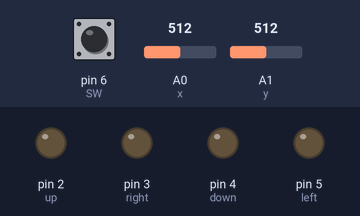
This sketch was run on a simulated Arduino Uno, built with avr-gcc and run on an emulated ATmega328P. Shown: output pins drawn as LEDs (lit = HIGH). The test bench sets the inputs (shaded band); at power-on: pin 6 (SW) HIGH, A0 (x) = 512, A1 (y) = 512.

Above: at 1.2 s.
1.3 s: pin 6 (SW) pulled LOW for 0.15 s
At 1.4 s:
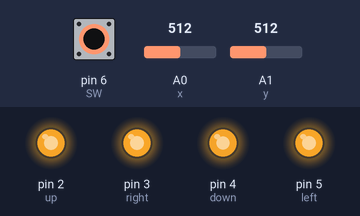
3.0 s: A0 (x) set to 109
4.5 s: A0 (x) set to 89
At 5.7 s:
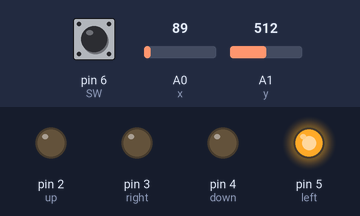
6.0 s: A1 (y) set to 104
7.5 s: A1 (y) set to 90
At 8.0 s:
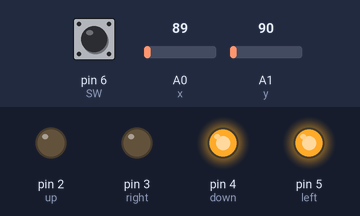
9.0 s: pin 6 (SW) pulled LOW for 0.15 s
At 9.17 s:
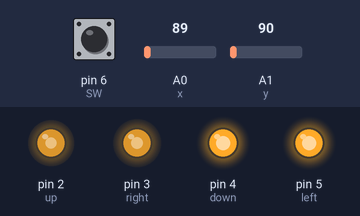
Timing chart, 0 to 11.7 s (numbered marks = the images above; inputs shaded):
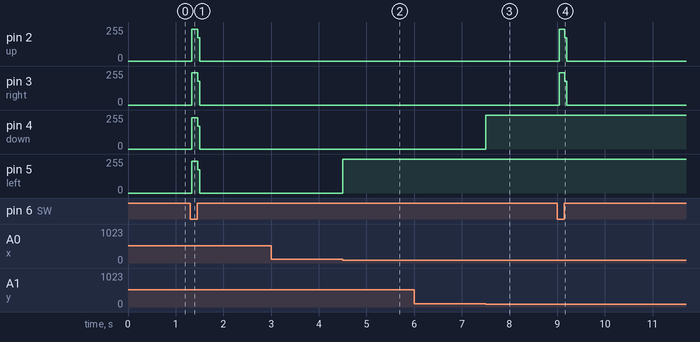

Measured:
- the behaviour switches between 100 and 99 on A0 (x) (found by bisection; images 1 and 2)
- the behaviour switches between 100 and 99 on A1 (y) (found by bisection; images 2 and 3)
- after the input at 1.3 s, pin 2 (up): 0/255 → 238/255 at once, → 0/255 0.12 s later; pin 3 (right): 0/255 → 242/255 at once, → 0/255 0.12 s later; pin 4 (down): 0/255 → 234/255 at once, → 0/255 0.12 s later; pin 5 (left): 0/255 → 239/255 at once, → 0/255 0.12 s later
- after the input at 3.0 s, every drawn part: stays the same
- after the input at 4.5 s, pin 5 (left): 0/255 → 255/255 at once
- after the input at 6.0 s, every drawn part: stays the same
- after the input at 7.5 s, pin 4 (down): 0/255 → 255/255 at once
- after the input at 9.0 s, pin 2 (up): 0/255 → 238/255 at once, → 0/255 0.12 s later; pin 3 (right): 0/255 → 242/255 at once, → 0/255 0.12 s later

The sketch:

Joy_Stick_module.ino
```cpp
int x = A0;
int y = A1;
int SW = 6;

int up = 2;
int right = 3;
int down = 4;
int left = 5;

int xpos;
int ypos;
int SW_state;

void setup() {
  pinMode(x, INPUT);
  pinMode(y, INPUT);
  pinMode(SW, INPUT_PULLUP);

  pinMode(up, OUTPUT);
  pinMode(right, OUTPUT);
  pinMode(down, OUTPUT);
  pinMode(left, OUTPUT);
}

void loop() {
  xpos = analogRead(x);
  ypos = analogRead(y);
  SW_state = digitalRead(SW);

  if (ypos > 1000)
  {
    digitalWrite(up, HIGH);
  }
  else
  {
    digitalWrite(up, LOW);
  }

  if (ypos < 100)
  {
    digitalWrite(down, HIGH);
  }
  else
  {
    digitalWrite(down, LOW);
  }

  if (xpos > 1000)
  {
    digitalWrite(right, HIGH);
  }
  else
  {
    digitalWrite(right, LOW);
  }

  if (xpos < 100)
  {
    digitalWrite(left, HIGH);
  }
  else
  {
    digitalWrite(left, LOW);
  }

  if (SW_state == LOW)
  {
    digitalWrite(up, HIGH);
    digitalWrite(right, HIGH);
    digitalWrite(down, HIGH);
    digitalWrite(left, HIGH);
  }

}
```
